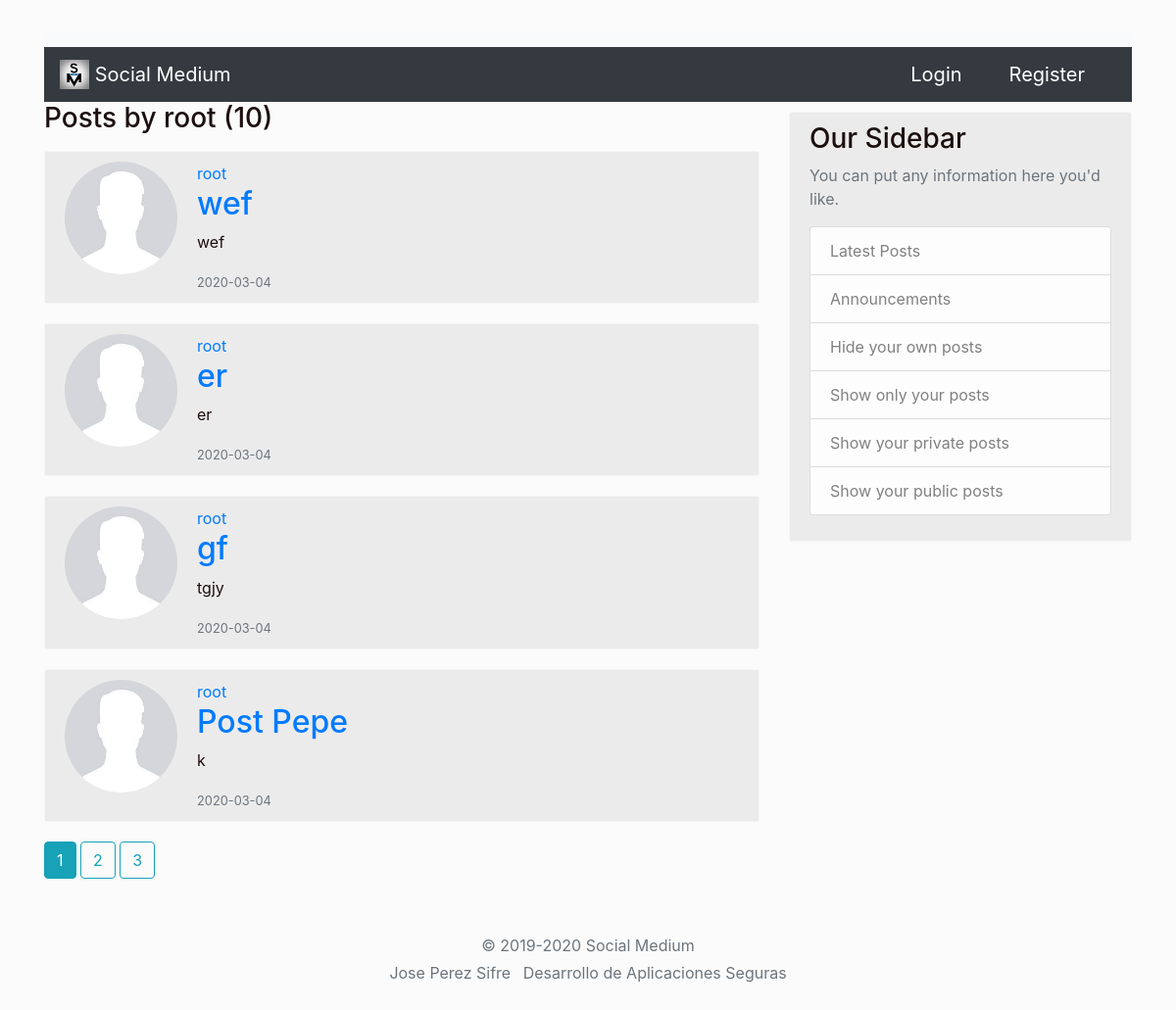
Screenshot of /user/root with the database file from the repository.
### medium/models.py (models this page shows, shortened)
class User(db.Model, UserMixin):
    id = db.Column(db.Integer, primary_key=True)
    username = db.Column(db.String(25), unique=True, nullable=False)
    email = db.Column(db.String(100), unique=True, nullable=False)
    image_file = db.Column(db.String(20), nullable=False, default='default.jpg')
    password = db.Column(db.String(60), nullable=False)
    posts = db.relationship('Post', cascade="all,delete", backref='author', lazy=True)

class Post(db.Model):
    id = db.Column(db.Integer, primary_key=True)
    title = db.Column(db.String(100), nullable=False)
    date_posted = db.Column(db.DateTime, nullable=False, default=datetime.utcnow)
    content = db.Column(db.Text, nullable=False)
    public = db.Column(db.Boolean, nullable=False, default=False)
    user_id = db.Column(db.Integer, db.ForeignKey('user.id'), nullable=False)

### medium/users/routes.py (the view)
@users.route('/user/<string:username>')
def user_post(username):
    page = request.args.get('page', 1, type=int)
    user = User.query.filter_by(username=username).first_or_404()
    posts = Post.query.filter_by(author=user)\
            .order_by(Post.date_posted.desc()).paginate(page=page, per_page=4)
    return render_template('user_post.html', posts = posts, user=user)

### medium/templates/user_post.html
{% extends "base.html" %}
{% block content %}
<h3 class="mb-3">Posts by {{ user.username }} ({{ posts.total }})</h3>
{% for post in posts.items %}
<article class="media content-section">
    <img class="rounded-circle account-imgSize" src="{{ url_for('static', filename='profilePictures/' + post.author.image_file) }}">
      <div class="media-body">
    <div class="article-metadata">
      <a class="mr-2" href="{{ url_for('users.user_post', username=post.author.username) }}">{{ post.author.username }}</a>
    </div>
    <h2><a class="article-title" href="{{ url_for('posts.post', post_id=post.id) }}">{{ post.title }}</a></h2>
    <p class="article-content">{{ post.content }}</p>
    <small class="text-muted">{{ post.date_posted.strftime('%Y-%m-%d') }}</small>
  </div>
</article>
{% endfor %}
{% for page_num in posts.iter_pages(left_edge=1, right_edge=1, left_current=1, right_current=1) %}
      {% if page_num %}
        {% if posts.page == page_num %}
          <a class="btn btn-info mb-4" href="{{ url_for('users.user_post', username=user.username, page=page_num) }}">{{ page_num }}</a>
        {% else %}
          <a class="btn btn-outline-info mb-4" href="{{ url_for('users.user_post', username=user.username, page=page_num) }}">{{ page_num }}</a>
        {% endif %}
      {% else %}
        ...
      {% endif %}
    {% endfor %}
{% endblock content %}

### medium/templates/base.html (shortened to what this page needs)
<!DOCTYPE html>
<html lang="en">
<head>
  <link rel="stylesheet" href="https://stackpath.bootstrapcdn.com/bootstrap/4.4.1/css/bootstrap.min.css"
>
  <link rel="stylesheet" href="{{ url_for('static', filename='main.css') }}">
</head>
<body>
  <div class="container">
    <nav class="navbar navbar-light bg-light"></nav>
    <nav class="navbar navbar-dark bg-dark">
        <a class="navbar-brand" href="{{ url_for('main.home') }}">
            <img src="{{ url_for('static', filename='favicon.ico') }}" width="30" height="30" class="d-inline-block align-top" alt="">
            Social Medium
          </a>
      {% if current_user.is_authenticated %}
      <form class="form-inline">
        <a class="nav-item nav-link navbar-brand" href="{{ url_for('posts.new_post') }}">New Post</a>
        <a class="nav-item nav-link navbar-brand" href="{{ url_for('users.account') }}">Account</a>
        <a class="nav-item nav-link navbar-brand" href="{{ url_for('users.logout') }}">Logout</a>
      </form>
      {% else %}
        <form class="form-inline">
          <a class="nav-item nav-link navbar-brand" href="{{ url_for('users.login') }}">Login</a>
          <a class="nav-item nav-link navbar-brand" href="{{ url_for('users.register') }}">Register</a>
        </form>
      {% endif %}
    </nav>
  </div>
  <main role="main" class="container">
    <div class="row">
      <div class="col-md-8">
        {% block content %}{% endblock %}
      </div>
      <div class="col-md-4">
        <div class="content-section">
          <h3>Our Sidebar</h3>
          <p class='text-muted'>You can put any information here you'd like.
            <ul class="list-group">
              <li class="list-group-item list-group-item-light">Latest Posts</li>
              <li class="list-group-item list-group-item-light">Announcements</li>
              <li class="list-group-item list-group-item-light">Hide your own posts</li>
              <li class="list-group-item list-group-item-light">Show only your posts</li>
              <li class="list-group-item list-group-item-light">Show your private posts</li>
              <li class="list-group-item list-group-item-light">Show your public posts</li>
            </ul>
          </p>
        </div>
      </div>
    </div>
  </main>
  <footer class="my-3 pt-3 text-muted text-center text-small">
    <p class="mb-1">&copy; 2019-2020 Social Medium</p>
    <ul class="list-inline">
      <li class="list-inline-item">
        <p>Jose Perez Sifre</p>
      </li>
      <li class="list-inline-item">
        <p>Desarrollo de Aplicaciones Seguras</p>
      </li>
    </ul>
  </footer>
</body>
</html>

### medium/static/main.css (style rules this page uses)
.content-section { background: #ecebeb; padding: 10px 20px; border: 1px solid #f5f5f5; border-radius: 3px; margin-bottom: 20px; margin-top: 10px; }
body { background-color: #fbfbfb; color: #1d0f0f; margin-top: 2rem; }
.account-imgSize { height: 115px; width: 115px; margin-right: 20px; margin-bottom: 16px; }

### rows the page displays
User: username "root"
Post: image_file (placeholder picture), author.username "root", title "wef", content "wef", date_posted "2020-03-04"
Post: image_file (placeholder picture), author.username "root", title "er", content "er", date_posted "2020-03-04"
Post: image_file (placeholder picture), author.username "root", title "gf", content "tgjy", date_posted "2020-03-04"
Post: image_file (placeholder picture), author.username "root", title "Post Pepe", content "k", date_posted "2020-03-04"

### other values shown
{{ posts.total }} "10"
{{ page_num }} "1"
{{ page_num }} "2" "3"
